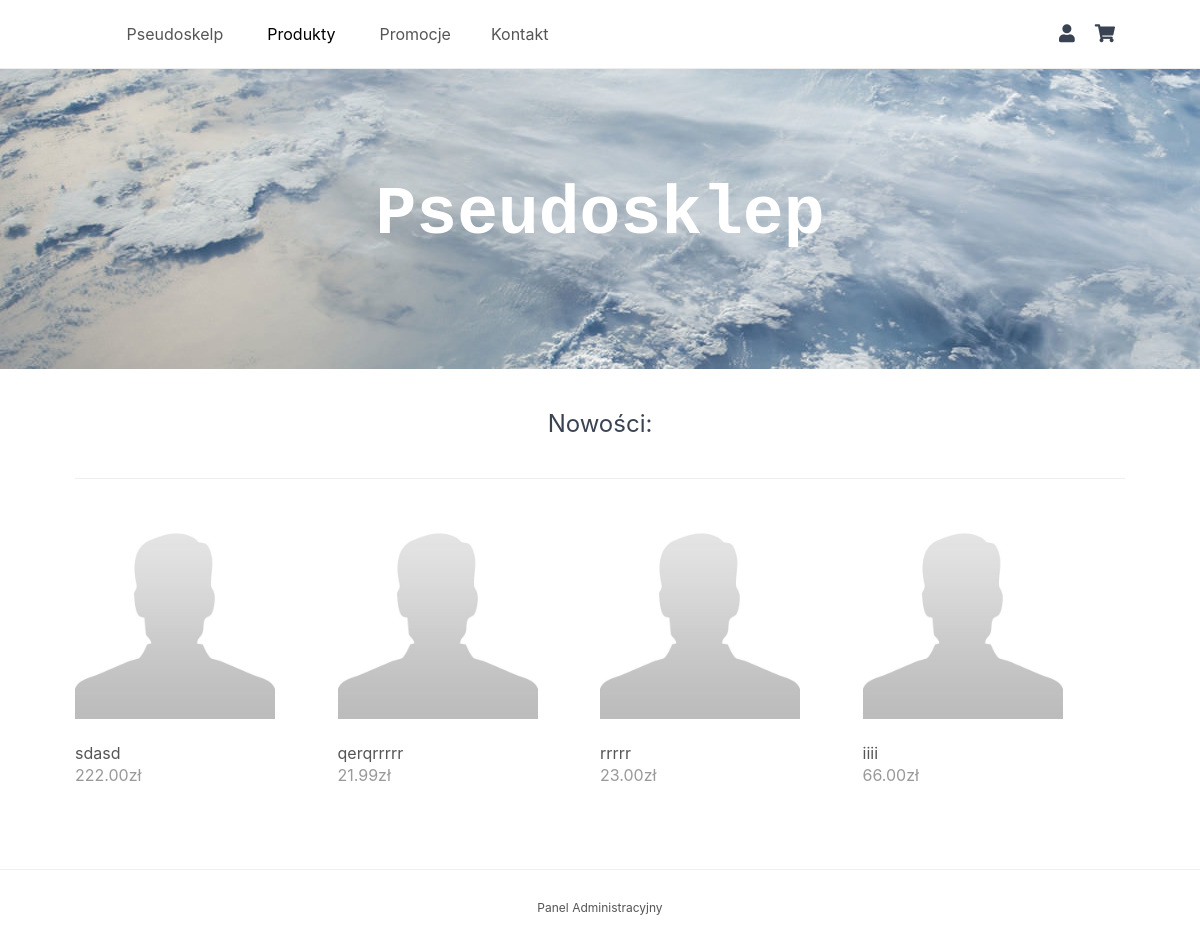
The page / on the database its author committed.
### tables this page shows
CREATE TABLE `produkty` (
  `id` int(11) NOT NULL AUTO_INCREMENT,
  `nazwa` varchar(200) NOT NULL,
  `cena` decimal(7,2) NOT NULL,
  `opis` text NOT NULL,
  `img` text NOT NULL,
  `data` datetime NOT NULL DEFAULT current_timestamp(),
  PRIMARY KEY (`id`),
  KEY `id` (`id`)
);

### index.php (called while the page is built, shortened)
<?php
include 'funkcje.php';
$page = isset($_GET['page']) && file_exists($_GET['page'] . '.php') ? $_GET['page'] : 'home';
include $page . '.php';
?>

### home.php (the view)
<?php
$polecenie = $pdo->prepare('SELECT * FROM produkty ORDER BY data DESC LIMIT 4');
$polecenie->execute();
$produkty = $polecenie->fetchAll(PDO::FETCH_ASSOC);
?>
<?=template_header('Home')?>
<div class="featured">
    <h2>Pseudosklep</h2>
</div>
<div class="recentlyadded content-wrapper">
    <h2>Nowości:</h2>
    <div class="products">
        <?php foreach ($produkty as $produkt): ?>
        <a href="index.php?page=produkt&id=<?=$produkt['id']?>" class="product">
            <img src="imgs/<?=isset($produkt['img'])&&!empty($produkt['img']) ? $produkt['img']:'default.jpg'?>" width="200" height="200" alt="<?=$produkt['nazwa']?>">
            <span class="name"><?=$produkt['nazwa']?></span>
            <span class="price"><?=$produkt['cena']?>&#122;&#322;</span>
        </a>
        <?php endforeach; ?>
    </div>
</div>
<?=template_footer()?>

### style.css (style rules this page uses)
* { box-sizing: border-box; font-family: -apple-system, BlinkMacSystemFont, "segoe ui", roboto, oxygen, ubuntu, cantarell, "fira sans", "droid sans", "helvetica neue", Arial, sans-serif; font-size: 16px; -webkit-font-smoothing: antialiased; -moz-osx-font-smoothing: grayscale; }
html { height: 100%; }
body { position: relative; min-height: 100%; color: #555555; background-color: #FFFFFF; margin: 0; padding-bottom: 100px; }
h1, h2, h3, h4, h5 { color: #394352; }
.content-wrapper { width: 1050px; margin: 0 auto; }
main .featured { display: flex; flex-direction: column; background-image: url(imgs/wazny_obrazek.jpg); background-repeat: no-repeat; background-size: cover; height: 300px; align-items: center; justify-content: center; text-align: center; }
main .featured h2 { display: inline-block; margin: 0; width: 1050px; font-family: Rockwell, Courier Bold, Courier, Georgia, Times, Times New Roman, serif; font-size: 68px; color: #FFFFFF; padding-bottom: 10px; }
main .recentlyadded h2 { display: block; font-weight: normal; margin: 0; padding: 40px 0; font-size: 24px; text-align: center; width: 100%; border-bottom: 1px solid #EEEEEE; }
main .recentlyadded .products, main .products .products-wrapper { display: flex; flex-wrap: wrap; align-items: center; justify-content: flex-start; padding: 40px 0 0 0; }
main .recentlyadded .products .product, main .products .products-wrapper .product { display: block; overflow: hidden; text-decoration: none; width: 25%; padding-bottom: 60px; }
main .recentlyadded .products .product img, main .products .products-wrapper .product img { transform: scale(1); transition: transform 1s; }
main .recentlyadded .products .product .name, main .products .products-wrapper .product .name { display: block; color: #555555; padding: 20px 0 2px 0; }
main .recentlyadded .products .product .price, main .products .products-wrapper .product .price { display: block; color: #999999; }

### rows shown on the page
produkty: nazwa "sdasd", cena "222.00"
produkty: nazwa "qerqrrrrr", cena "21.99"
produkty: nazwa "rrrrr", cena "23.00"
produkty: nazwa "iiii", cena "66.00"
